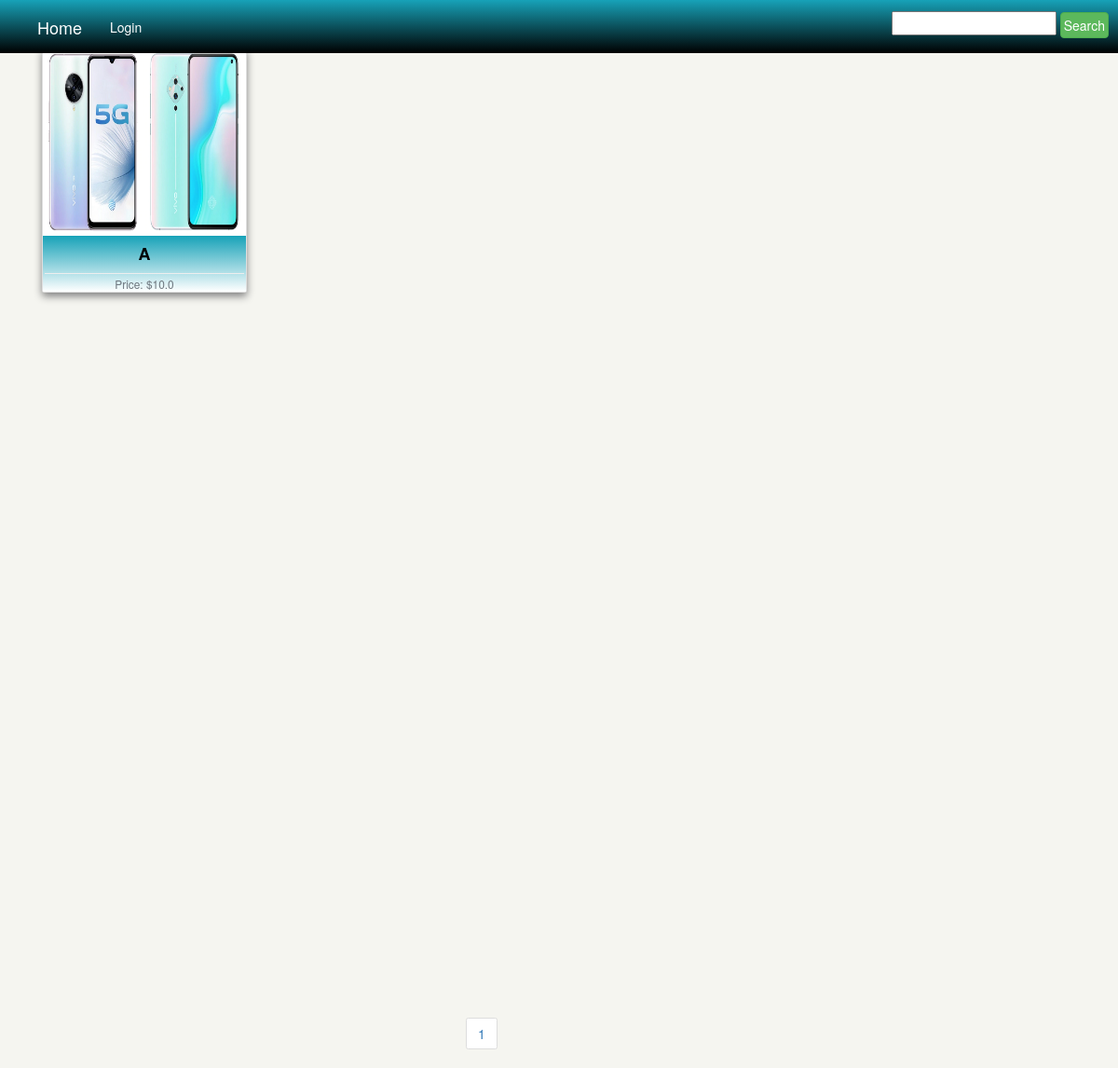
Screenshot of /shopping/ with the database file from the repository.
### Shopping/models.py (models this page shows)
class Item(models.Model):
    title = models.CharField(primary_key=True, max_length=50)
    Description = models.CharField(max_length=200)
    Price = models.FloatField()
    Time = models.DateTimeField(null=True)
    Picture = models.ImageField(upload_to='Shopping/static', default='')
    Quantity = models.IntegerField(null=True)
    Recommended = models.BooleanField(default=False)

### Shopping/views.py (the view)
# urls.py: path('', V.index, name='HOME'),
    def index(self,request):
        form = FormB()
        all_items = Item.objects.all()
        if request.method == 'POST' and request.session.has_key('user'):
            filter = ABC(request.POST, queryset=all_items)
            all_items = filter.qs
            for i in all_items:
                try:
                    r_u = RecommendedSearch(User=request.session['user'] ,title=i.title, Description=i.Description, Price=i.Price, Time=i.Time, Picture=i.Picture, Quantity=i.Quantity)
                    r_u.save()
                except:
                    continue
        else:
            filter = ABC(request.POST, queryset=all_items)
            all_items = filter.qs
        paginator = Paginator(all_items,10)
        page = request.GET.get('page')
        all_items = paginator.get_page(page)
        if request.session.has_key('user'):
            se = request.session['user']
            if se == 'admin':
                data = {'form': form,'All_items': all_items, 'se': se, 'filter':filter}
                return render(request,'Shopping/Admin_dashboard.html', data)
            user = True
        else:
            se = False
            user = False
        data = {'form': form, 'se': se, 'All_items': all_items, 'User': user, 'filter':filter}
        return render(request, 'Shopping/Index.html',data)

### Shopping/forms.py
class FormB(forms.Form):
    title = forms.CharField(max_length=50,
                            widget=forms.TextInput(
                                attrs={"type": "text", "placeholder": "Title", "max_length": '50'})
                            )
    Description = forms.CharField(max_length=200,
                                  widget=forms.TextInput(
                                      attrs={"max_length": '200',"type": "text", "placeholder": "Description"})
                                  )
    Price = forms.FloatField(
        widget=forms.TextInput(
            attrs={"placeholder": "Buy_Price_Per_item"})
    )
    Quantity = forms.FloatField(
        widget=forms.TextInput(
            attrs={"placeholder": "Available_Quantity"})
    )
    Image = forms.ImageField()

### Shopping/templates/Shopping/Index.html (shortened to what this page needs)
{%  extends 'Shopping/base.html' %}
{% load static %}
{% block content %}
<nav id="navbar" class="navbar navbar-expand-lg navbar-light bg-light">
    <div class="collapse navbar-collapse" id="navbarTogglerDemo01">
        <a class="navbar-brand" style="color:white" href="{% url 'HOME' %}">Home</a>
        <ul class="navbar-nav mr-auto mt-2 mt-lg-0">
            {% if User %}
            <li class="nav-item active" >
                <a class="nav-link" style="color:white" href="{% url 'foryou' %}">ForYou</a>
            </li>
            <li class="nav-item active">
                <a class="nav-link" style="color:white" href="{% url 'cart' %}">Cart</a>
            </li>
            <li class="nav-item active">
                <a class="nav-link" style="color:white" href="{% url 'bill' %}">Bills</a>
            </li>
            <li class="nav-item active">
                <a class="nav-link" style="color:white" href="{% url 'logout' %}">logout</a>
            </li>
            {% else %}
            <li class="nav-item active">
                <a class="nav-link" style="color:white" href="{% url 'login' %}">Login</a>
            </li>
            {% endif %}
        </ul>
    </div>
    <form style="margin-top:10px;color:black;" method="POST">
        {{filter.form}}
        <button style="padding:3px;" class="btn btn-success" type="submit">Search</button>
    </form>
</nav>
<div style="margin-top:52px;">
    <div class="container" style="margin-top:5px;">
    <div class="row" style="width:1000px;height:350px;margin-bottom:550px;">
        {% for i in All_items %}
        <div class="col-md-3" style="float:none;position:static;">
           <div class="card mb-4" style="box-shadow: 0 4px 8px 0 grey;">
                <img src="{{i.Picture.url}}" width="auto" height="200px">
                <div class="card-body" style="background:-webkit-linear-gradient(59deg,#17a2b8, white);background: linear-gradient(180deg,#17a2b8, white);padding:0px;text-align:center;">
                    <h4><a style="color:black;" href="{% url 'Details' i.title %}"><strong>{{i.title}}</strong></a></h4>
                    <hr style="margin:2px;"/>
                    <small class="text-muted">Price:    ${{i.Price}}</small>
                </div>
            </div>
        </div>
        {% endfor %}
    </div>
    </div>
</div>
<nav style="position:static;margin-top:120px;margin-left:500px;" aria-label="Page navigation example">
    <ul class="pagination">
        {% for i in All_items.paginator.page_range %}
        {% if Data.number == i %}
        <strong style="font-size:30px;">{{i}}</strong>
        {% elif i > All_items.number|add:'-2' and i < All_items.number|add:'2' %}
        <li class="page-item"><a class="page-link" href="?page={{i}}">{{i}}</a></li>
        {% endif %}
        {% endfor %}
    </ul>
</nav>
<link rel="stylesheet" href="https://cdn.jsdelivr.net/npm/bootstrap@4.5.3/dist/css/bootstrap.min.css">
<link rel="stylesheet" href="https://maxcdn.bootstrapcdn.com/bootstrap/3.4.1/css/bootstrap.min.css">
{% endblock %}

### Shopping/templates/Shopping/base.html (style rules this page uses)
#navbar { background: #6610f2; background: -webkit-linear-gradient(59deg, #17a2b8,Black); background: linear-gradient(180deg, #17a2b8,Black); position: fixed; top: 0; left: 0; border:0px; border-radius:0px; z-index: 9999; width: 100%; height: 5%; }

### Shopping/templates/Shopping/Index.html (style rules this page uses)
#navbar { border:0px; border-radius:0px; position: fixed; top: 0; left: 0; color:white; z-index: 9999; width: 100%; height: 5%; }

### rows the page displays
Item: Picture (picture), title "A", Price "10.0"

### other values shown
{{ i }} "1"
